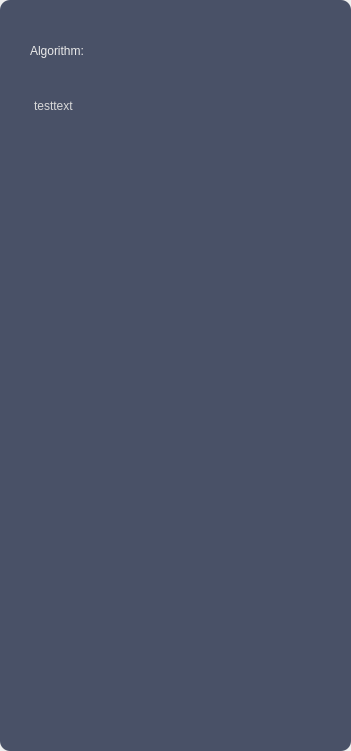
   <widget class="QGroupBox" name="Explanation">
    <property name="geometry">
     <rect>
      <x>1170</x>
      <y>20</y>
      <width>351</width>
      <height>751</height>
     </rect>
    </property>
    <property name="sizePolicy">
     <sizepolicy hsizetype="Fixed" vsizetype="Preferred">
      <horstretch>0</horstretch>
      <verstretch>0</verstretch>
     </sizepolicy>
    </property>
    <property name="styleSheet">
     <string notr="true">border: none;</string>
    </property>
    <widget class="QLabel" name="explanation_Background_Label">
     <property name="geometry">
      <rect>
       <x>0</x>
       <y>0</y>
       <width>351</width>
       <height>751</height>
      </rect>
     </property>
     <property name="styleSheet">
      <string notr="true">background-color: rgb(73, 81, 103);
border-radius: 10px;
</string>
     </property>
     <property name="text">
      <string/>
     </property>
    </widget>
    <widget class="QLabel" name="explanation_Title_label">
     <property name="geometry">
      <rect>
       <x>30</x>
       <y>20</y>
       <width>171</width>
       <height>61</height>
      </rect>
     </property>
     <property name="styleSheet">
      <string notr="true">background-color: none;
color: rgb(235, 235, 235);
font: 18pt &quot;Futura Hv BT&quot;;</string>
     </property>
     <property name="text">
      <string>Algorithm:</string>
     </property>
    </widget>
    <widget class="QPlainTextEdit" name="explanation_plainTextEdit">
     <property name="geometry">
      <rect>
       <x>30</x>
       <y>90</y>
       <width>281</width>
       <height>591</height>
      </rect>
     </property>
     <property name="tabletTracking">
      <bool>false</bool>
     </property>
     <property name="acceptDrops">
      <bool>false</bool>
     </property>
     <property name="layoutDirection">
      <enum>Qt::LeftToRight</enum>
     </property>
     <property name="styleSheet">
      <string notr="true">QPlainTextEdit{ 
	padding-top: 5px;
	padding-left: 0px;
	border-radius: 5px;
	border: none;
	background-color: rgb(73, 81, 103);
	font: 12pt &quot;Futura Bk BT&quot;;
	color: rgb(217, 217, 217);
	alignment: AlignCenter;
    }</string>
     </property>
     <property name="inputMethodHints">
      <set>Qt::ImhNone</set>
     </property>
     <property name="verticalScrollBarPolicy">
      <enum>Qt::ScrollBarAlwaysOff</enum>
     </property>
     <property name="horizontalScrollBarPolicy">
      <enum>Qt::ScrollBarAlwaysOff</enum>
     </property>
     <property name="sizeAdjustPolicy">
      <enum>QAbstractScrollArea::AdjustIgnored</enum>
     </property>
     <property name="plainText">
      <string>testtext
</string>
     </property>
     <property name="textInteractionFlags">
      <set>Qt::NoTextInteraction</set>
     </property>
    </widget>
   </widget>
